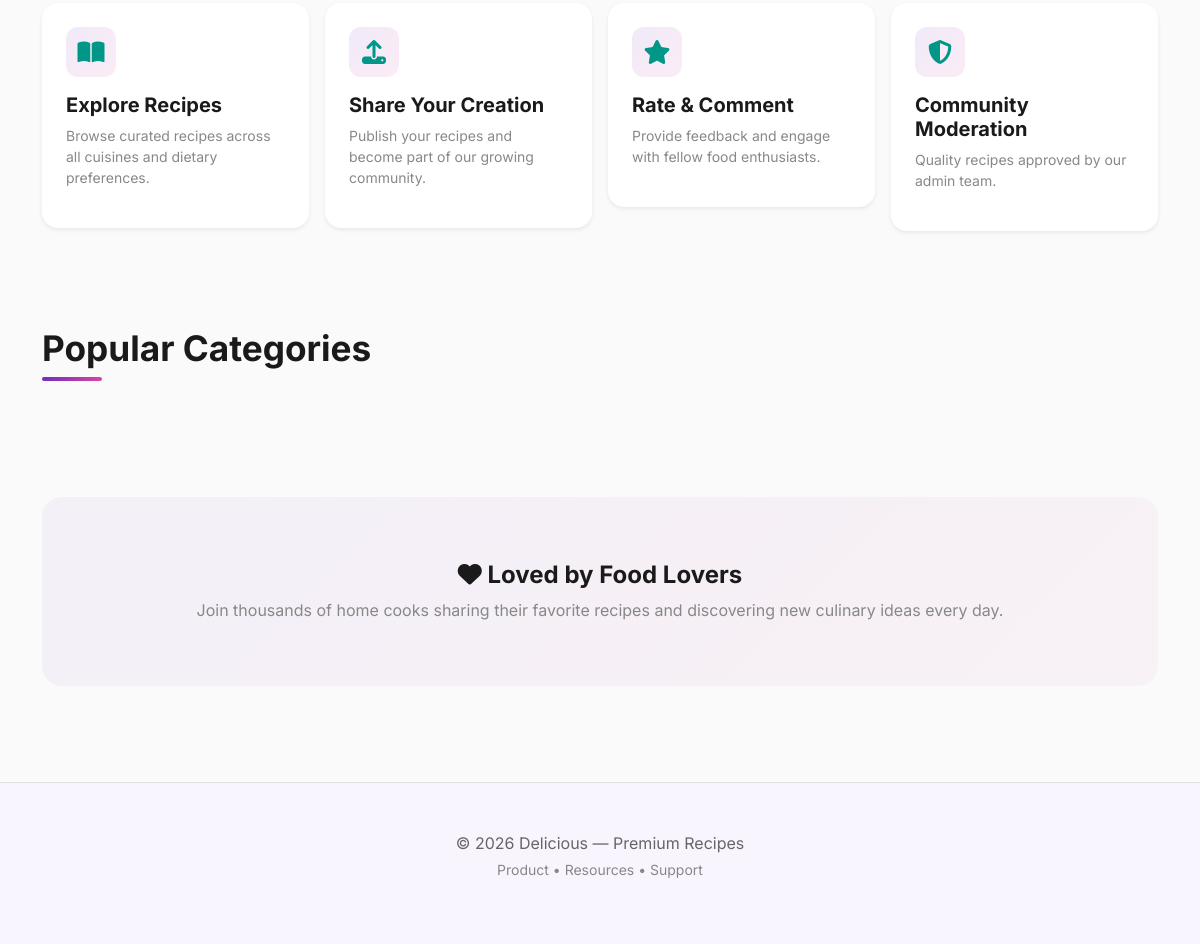
The app's page / (lower part), older data.
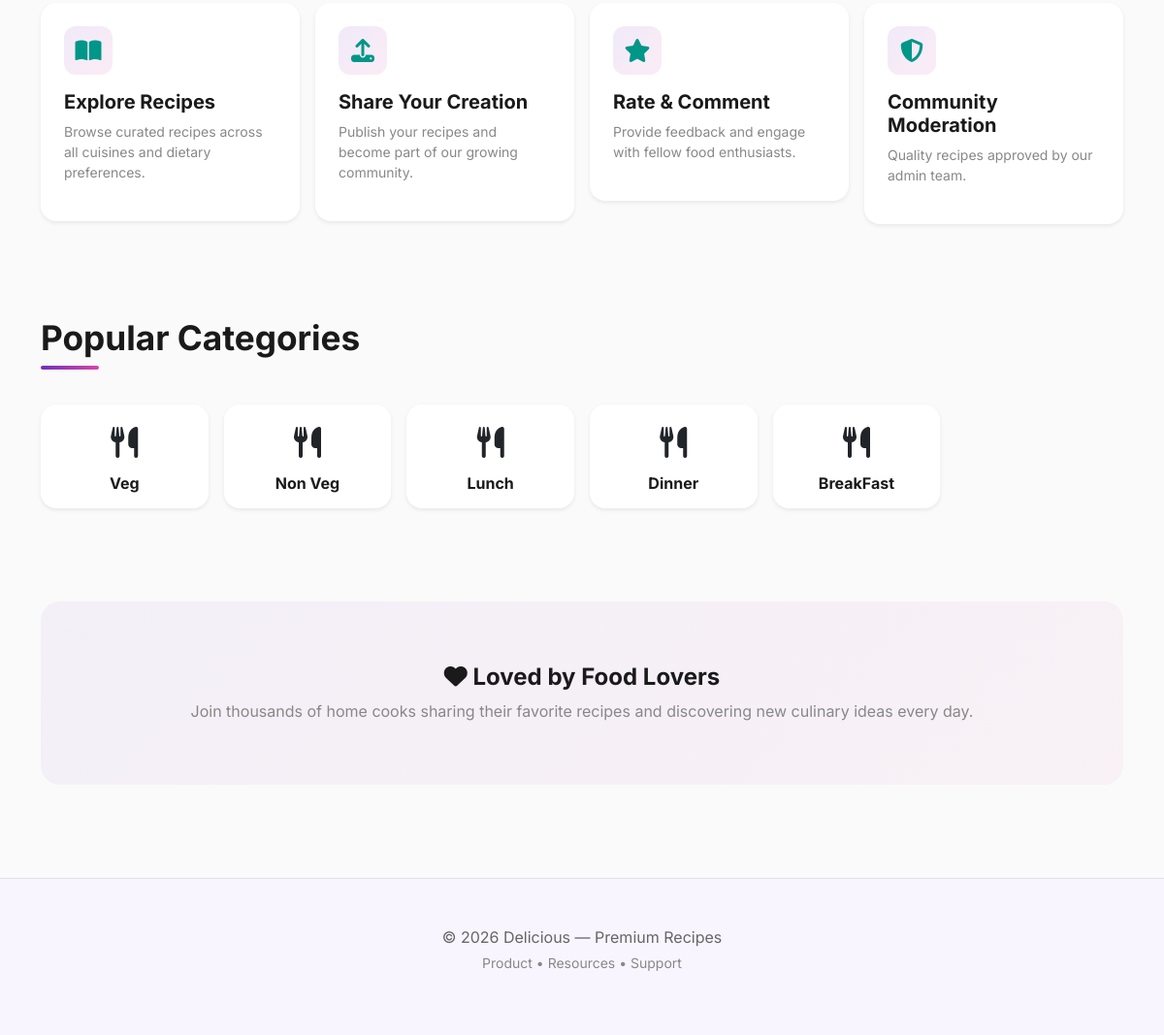
The same page, newer data.
### recipes/models.py (models this page shows, shortened)
class Category(models.Model):
    name = models.CharField(max_length=100)
    slug = models.SlugField(unique=True, blank=True)

### recipes/views.py (the view)
# urls.py: path('', views.home, name='home'),
def home(request):
    categories = Category.objects.all()[:6]
    featured = Recipe.objects.filter(approved=True).order_by('-created_at')[:6]
    return render(request, 'home.html', {'categories': categories, 'featured': featured})

### templates/home.html (shortened to what this page needs)
{% extends 'base.html' %}
{% load static %}
{% block content %}
<section class="container py-5">
  <div class="row g-3">
    <div class="col-md-3">
      <div class="card rounded-4 shadow-sm p-4 border-0">
        <div class="feature-icon">
          <i class="fas fa-book-open"></i>
        </div>
        <h5>Explore Recipes</h5>
        <p class="small text-muted">Browse curated recipes across all cuisines and dietary preferences.</p>
      </div>
    </div>
    <div class="col-md-3">
      <div class="card rounded-4 shadow-sm p-4 border-0">
        <div class="feature-icon">
          <i class="fas fa-upload"></i>
        </div>
        <h5>Share Your Creation</h5>
        <p class="small text-muted">Publish your recipes and become part of our growing community.</p>
      </div>
    </div>
    <div class="col-md-3">
      <div class="card rounded-4 shadow-sm p-4 border-0">
        <div class="feature-icon">
          <i class="fas fa-star"></i>
        </div>
        <h5>Rate & Comment</h5>
        <p class="small text-muted">Provide feedback and engage with fellow food enthusiasts.</p>
      </div>
    </div>
    <div class="col-md-3">
      <div class="card rounded-4 shadow-sm p-4 border-0">
        <div class="feature-icon">
          <i class="fas fa-shield-alt"></i>
        </div>
        <h5>Community Moderation</h5>
        <p class="small text-muted">Quality recipes approved by our admin team.</p>
      </div>
    </div>
  </div>
</section>
<section class="container py-5">
  <h2>Popular Categories</h2>
  <div class="row g-3">
    {% for cat in categories %}
    <div class="col-md-2 col-sm-4 col-6">
      <div class="card rounded-4 shadow-sm border-0 p-3 text-center h-100">
        <div class="mb-2" style="font-size: 2rem;">
          <i class="fas fa-utensils"></i>
        </div>
        <h6 class="mb-0">{{ cat.name }}</h6>
      </div>
    </div>
    {% endfor %}
  </div>
</section>
<section class="container py-5 text-center">
  <div
    style="background: linear-gradient(135deg, rgba(111, 45, 189, 0.05), rgba(217, 70, 166, 0.05)); padding: 4rem 2rem; border-radius: 20px;">
    <h4 class="mb-2"><i class="fas fa-heart"></i> Loved by Food Lovers</h4>
    <p class="text-muted mb-0">Join thousands of home cooks sharing their favorite recipes and discovering new culinary
      ideas every day.</p>
  </div>
</section>
{% endblock %}

Row changes from the older to the newer data that the page shows:
added Category: name "Veg"
added Category: name "Non Veg"
added Category: name "Lunch"
added Category: name "Dinner"
added Category: name "BreakFast"
